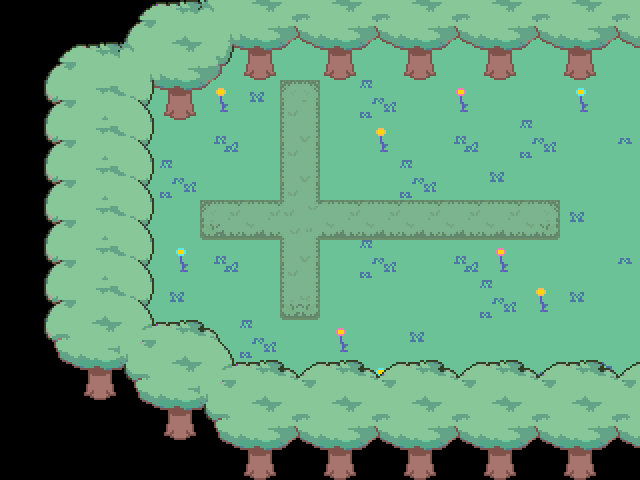

A level layout from a 2D game, rendered from its tile map. Below: a short description, then the map file with its tile-grid data intact:
An orthogonal 16x12 tile map with 40x40 px tiles, 4 tile layers (Tile Layer 1, Tile Layer 2, Tile Layer 3, Copy of Tile Layer 3) and 27 objects (5x pushblock, 3x tilebutton, transition, for7).

<map version="1.10" tiledversion="1.10.0" orientation="orthogonal" renderorder="right-down" width="16" height="12" tilewidth="40" tileheight="40" infinite="0" nextlayerid="10" nextobjectid="35">
 <editorsettings>
  <export target="data.lua" format="lua" />
 </editorsettings>
 <properties>
  <property name="music" value="forest" />
 </properties>
 <tileset firstgid="1" source="../../tilesets/woods.tsx" />
 <layer id="1" name="Tile Layer 1" width="16" height="12">
  <data encoding="csv">
0,0,0,0,0,56,56,56,56,56,56,56,56,56,56,56,
0,0,0,0,56,56,56,56,56,56,56,56,56,56,56,56,
0,0,56,56,56,34,40,56,56,39,56,45,56,56,3,56,
0,0,56,56,56,41,56,56,56,34,56,41,56,39,56,42,
0,0,56,56,39,56,56,56,56,56,39,56,40,56,56,56,
0,0,56,56,56,56,56,56,56,56,56,56,56,56,40,56,
0,0,56,56,3,41,56,56,56,39,56,41,45,56,56,42,
0,0,56,56,40,56,56,56,56,56,56,56,39,34,40,56,
0,0,56,56,56,56,39,56,45,56,40,56,56,56,56,56,
0,0,0,0,56,56,56,56,56,3,56,56,56,40,56,47,
0,0,0,0,0,0,0,0,0,0,0,0,0,0,0,0,
0,0,0,0,0,0,0,0,0,0,0,0,0,0,0,0
</data>
 </layer>
 <layer id="2" name="Tile Layer 2" width="16" height="12">
  <data encoding="csv">
0,0,0,0,0,0,0,0,0,0,0,0,0,0,0,0,
0,0,0,0,0,0,0,0,0,0,0,0,0,0,0,0,
0,0,0,201,0,0,0,290,0,0,0,0,0,0,0,0,
0,0,0,0,0,0,0,301,0,0,0,0,0,0,0,0,
0,0,0,0,0,0,0,301,0,0,0,0,0,0,0,0,
0,0,0,0,0,320,321,303,321,321,321,321,321,322,0,0,
0,0,0,0,0,0,0,301,0,0,0,0,0,0,0,0,
0,0,0,0,0,0,0,312,0,0,0,0,0,0,0,0,
0,0,0,0,0,0,0,0,0,0,0,0,0,0,0,0,
0,0,0,0,0,0,0,0,0,0,0,0,0,0,0,0,
0,0,0,0,0,0,0,0,0,0,0,0,0,0,0,0,
0,0,0,0,0,0,0,0,0,0,0,0,0,0,0,0
</data>
 </layer>
 <layer id="3" name="Tile Layer 3" width="16" height="12">
  <data encoding="csv">
0,0,0,179,189,190,145,146,145,146,145,146,145,146,145,146,
0,82,83,190,200,201,156,157,156,157,156,157,156,157,156,157,
0,93,94,95,211,212,0,0,0,0,0,0,0,0,0,0,
0,93,94,95,0,0,0,0,0,0,0,0,0,0,0,0,
0,93,94,95,0,0,0,0,0,0,0,0,0,0,0,0,
0,93,94,95,0,0,0,0,0,0,0,0,0,0,0,0,
0,93,94,95,0,0,0,0,0,0,0,0,0,0,0,0,
0,93,94,95,182,0,0,0,0,0,0,0,0,0,0,0,
0,100,101,192,193,181,182,0,0,0,0,0,0,0,0,0,
0,111,112,203,204,192,193,135,134,135,134,135,134,135,134,135,
0,0,0,214,215,203,204,146,145,146,145,146,145,146,145,146,
0,0,0,0,0,214,215,157,156,157,156,157,156,157,156,157
</data>
 </layer>
 <objectgroup id="4" name="collision">
  <object id="8" x="0" y="0" width="640" height="80" />
  <object id="9" x="0" y="400" width="640" height="80" />
  <object id="11" x="0" y="80" width="140" height="320" />
  <object id="12" x="140" y="360" width="80" height="40" />
  <object id="13" x="140" y="80" width="60" height="40" />
 </objectgroup>
 <objectgroup id="8" name="blockcollision">
  <object id="17" x="280" y="80" width="40" />
  <object id="18" x="320" y="80" height="120" />
  <object id="22" x="320" y="240" height="80" />
  <object id="23" x="280" y="320" width="40" />
  <object id="24" x="280" y="240" height="80" />
  <object id="25" x="200" y="240" width="80" />
  <object id="26" x="200" y="200" height="40" />
  <object id="27" x="200" y="200" width="80" />
  <object id="28" x="280" y="80" height="120" />
  <object id="30" x="320" y="200" width="240" />
  <object id="31" x="560" y="200" height="40" />
  <object id="32" x="320" y="240" width="240" />
 </objectgroup>
 <objectgroup id="7" name="objects_buttons">
  <object id="3" name="tilebutton" x="520" y="200" width="40" height="40">
   <properties>
    <property name="blocks" type="bool" value="true" />
    <property name="cutscene" value="bonus.act1_2" />
    <property name="group" value="buton" />
    <property name="once" type="bool" value="true" />
   </properties>
  </object>
  <object id="4" name="tilebutton" x="440" y="200" width="40" height="40">
   <properties>
    <property name="blocks" type="bool" value="true" />
    <property name="cutscene" value="bonus.act1_2" />
    <property name="group" value="buton" />
    <property name="once" type="bool" value="true" />
   </properties>
  </object>
  <object id="34" name="tilebutton" x="160" y="120" width="40" height="40">
   <properties>
    <property name="blocks" type="bool" value="false" />
    <property name="cutscene" value="common.pushblockreset" />
    <property name="pressedsprite" value="world/events/woodtile/pressed" />
    <property name="sprite" value="world/events/woodtile/idle" />
   </properties>
  </object>
 </objectgroup>
 <objectgroup id="5" name="objects">
  <object id="1" name="pushblock" x="280" y="160" width="40" height="40">
   <properties>
    <property name="input_lock" type="bool" value="false" />
    <property name="inputlock" type="bool" value="false" />
    <property name="lock" type="bool" value="false" />
   </properties>
  </object>
  <object id="2" name="pushblock" x="280" y="240" width="40" height="40">
   <properties>
    <property name="input_lock" type="bool" value="false" />
    <property name="inputlock" type="bool" value="false" />
    <property name="lock" type="bool" value="false" />
   </properties>
  </object>
  <object id="5" name="pushblock" x="480" y="200" width="40" height="40">
   <properties>
    <property name="input_lock" type="bool" value="false" />
    <property name="inputlock" type="bool" value="false" />
    <property name="lock" type="bool" value="false" />
    <property name="pressbuttons" type="bool" value="false" />
    <property name="sprite" value="world/events/push_blocker" />
   </properties>
  </object>
  <object id="6" name="pushblock" x="400" y="200" width="40" height="40">
   <properties>
    <property name="input_lock" type="bool" value="false" />
    <property name="inputlock" type="bool" value="false" />
    <property name="lock" type="bool" value="false" />
    <property name="pressbuttons" type="bool" value="false" />
    <property name="sprite" value="world/events/push_blocker" />
   </properties>
  </object>
  <object id="7" name="pushblock" x="320" y="200" width="40" height="40">
   <properties>
    <property name="input_lock" type="bool" value="false" />
    <property name="inputlock" type="bool" value="false" />
    <property name="lock" type="bool" value="false" />
    <property name="pressbuttons" type="bool" value="false" />
    <property name="sprite" value="world/events/push_blocker" />
   </properties>
  </object>
  <object id="14" name="transition" x="625" y="80" width="20" height="320">
   <properties>
    <property name="map" value="forest_7" />
    <property name="marker" value="fp3" />
   </properties>
  </object>
 </objectgroup>
 <objectgroup id="6" name="markers">
  <object id="16" name="for7" x="600" y="240">
   <point />
  </object>
 </objectgroup>
 <layer id="9" name="Copy of Tile Layer 3" width="16" height="12">
  <data encoding="csv">
0,0,0,179,189,190,145,146,145,146,145,146,145,146,145,146,
0,82,83,190,200,201,114,157,114,157,114,157,114,157,114,157,
0,93,94,95,114,212,0,0,0,0,0,0,0,0,0,0,
0,93,94,95,0,0,0,0,0,0,0,0,0,0,0,0,
0,93,94,95,0,0,0,0,0,0,0,0,0,0,0,0,
0,93,94,95,0,0,0,0,0,0,0,0,0,0,0,0,
0,93,94,95,0,0,0,0,0,0,0,0,0,0,0,0,
0,93,94,95,182,0,0,0,0,0,0,0,0,0,0,0,
0,100,101,192,193,181,182,0,0,0,0,0,0,0,0,0,
0,111,114,203,204,192,193,135,134,135,134,135,134,135,134,135,
0,0,0,214,114,203,204,146,145,146,145,146,145,146,145,146,
0,0,0,0,0,214,114,157,114,157,114,157,114,157,114,157
</data>
 </layer>
</map>
